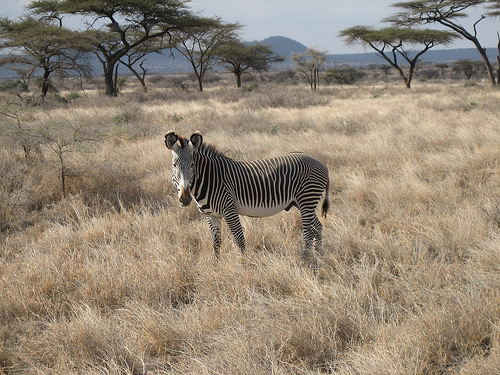
#> input picture augmented_images/n02391049_10175.JPEG, 500 x 375 px, found by its file name
$ python augment.py
#> lines starting #> are read from the running program, lines starting #| are printed output that depends on the picture; after the words box and inside, x2 and y2 are one past the last pixel; in counts of white or black regions, pixels touching at a corner belong together
#> in augment, img is the input picture: PIL image 500x375 RGB; mean R, G, B 146.5, 133.4, 116.7
import numpy as np
import pandas as pd
import random
import matplotlib.pyplot as plt
from PIL import Image

COLOR_MAPPING = {
    'red': (255,0,0),
    'orange': (255,165,0),
    'yellow': (255,255,0),
    'green': (0,255,0),
    'blue': (0,0,255),
    'purple': (128,0,128),
}

def impose_square(img, color):
    color = COLOR_MAPPING[color]

    (m, n, c) = img.shape

    max_square_size = 2 * min(m, n) // 4
    min_square_size = min(m, n) // 4

    square_size = random.randint(min_square_size, max_square_size)

    top_left_x = random.randint(0, m - square_size)
    top_left_y = random.randint(0, n - square_size)

    img[top_left_x:top_left_x + square_size, top_left_y:top_left_y + square_size] = (img[top_left_x:top_left_x + square_size, top_left_y:top_left_y + square_size] + color) // 2
    return img

def impose_circle(img, color):
    color = COLOR_MAPPING[color]

    (m, n, c) = img.shape

    max_radius = 2 * min(m, n) // 8
    min_radius = min(m, n) // 8

    radius = random.randint(min_radius, max_radius)
    # radius = max_radius

    # Randomly choose the center of the circle
    center_x = random.randint(radius, m - radius)
    center_y = random.randint(radius, n - radius)

    for i in range(m):
        # (i - center_x)**2 + (j - center_y)**2 <= radius*radius:
        # (j - center_y)**2 <= radius*radius - (i - center_x)**2
        # j - center_y <= (radius*radius - (i - center_x)**2)**0.5
        # center_y +/- (radius*radius - (i - center_x)**2)**0.5
        width = (radius*radius - (i - center_x)**2)
        if width < 0:
            continue
        width = width**0.5
        low = int(center_y - width)
        high = int(center_y + width)
        img[i, low:high] = (img[i, low:high] + color) // 2

    return img

def impose_triangle(img, color):
#> called with color = 'red'
    color = COLOR_MAPPING[color]

    (m, n, c) = img.shape
#> m = 375; n = 500; c = 3

    HEIGHT_TO_BASE = 3**0.5 / 2
    # height = sqrt(3)/2, base = 1
    max_base = int(2 * min(m / HEIGHT_TO_BASE, n)) // 4
#> max_base = 216
    min_base = int(min(m / HEIGHT_TO_BASE, n)) // 4
#> min_base = 108

    base = random.randint(min_base, max_base)
#> base = 216

    top_x = random.randint(0, int(m - base * HEIGHT_TO_BASE))
#> top_x = 98
    top_y = random.randint(0, n - base)
#> top_y = 215
    center_y = top_y + base / 2
#> center_y = 323

    for i in range(top_x, top_x + int(base * HEIGHT_TO_BASE)):
        dy = int((i-top_x) / (HEIGHT_TO_BASE * 2))
        low = int(center_y-dy)
        high = int(center_y+dy)
        img[i, low:high] = (img[i, low:high] + color) // 2
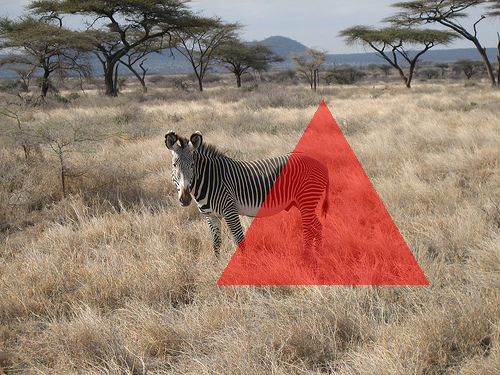
#> img: shape (375, 500, 3); 10.61% of pixels changed, all inside (x1, y1, x2, y2) = (216, 100, 430, 285)

    return img

def impose_hexagon(img, color):
    color = COLOR_MAPPING[color]

    (m, n, c) = img.shape

    HEIGHT_TO_BASE = 3**0.5 / 2
    max_base = int(2 * min(m / HEIGHT_TO_BASE, n)) // 8
    min_base = int(min(m / HEIGHT_TO_BASE, n)) // 8

    base = random.randint(min_base, max_base)

    top_x = random.randint(0, int(m - base * HEIGHT_TO_BASE * 2))
    top_y = random.randint(0, int(n - base * 2))

    center_x = int(top_x + base * HEIGHT_TO_BASE)
    center_y = int(top_y + base)

    extended_top_x = center_x - base * HEIGHT_TO_BASE * 2
    for i in range(int(center_x - base * HEIGHT_TO_BASE), center_x):
        dy = (i - extended_top_x) / (HEIGHT_TO_BASE * 2)
        low = int(center_y-dy)
        high = int(center_y+dy)
        img[i, low:high] = (img[i, low:high] + color) // 2
    extended_bottom_x = center_x + base * HEIGHT_TO_BASE * 2

    for i in range(center_x, int(center_x + base * HEIGHT_TO_BASE)):
        dy = (extended_bottom_x - i) / (HEIGHT_TO_BASE * 2)
        low = int(center_y-dy)
        high = int(center_y+dy)
        img[i, low:high] = (img[i, low:high] + color) // 2

    return img

def impose_shape(img, shape, color):
    if shape == 'triangle':
        img = impose_triangle(img, color)

    if shape == 'square':
        img = impose_square(img, color)

    if shape == 'circle':
        img = impose_circle(img, color)

    if shape == 'hexagon':
        img = impose_hexagon(img, color)

    return img

def augment(path, shape, color, save_path=None):
    img = Image.open(path)
    img = np.array(img)

    img = impose_shape(img, shape, color)

    if save_path is not None:
        img = Image.fromarray(img)
        img.save(save_path)
    else:
        plt.imshow(img)
        plt.show()

SHAPES = ['triangle', 'square', 'circle', 'hexagon']
COLORS = ['red', 'orange', 'yellow', 'green', 'blue', 'purple']

if __name__ == '__main__':
    PATH = '/Users/davidhu/Downloads/imagenet-mini/train/n02391049/n02391049_10175.JPEG'

    for shape in SHAPES:
        for color in COLORS:
            save_path = f'/Users/davidhu/Downloads/{shape}_{color}.jpeg'
            augment(PATH, shape, color, save_path)
